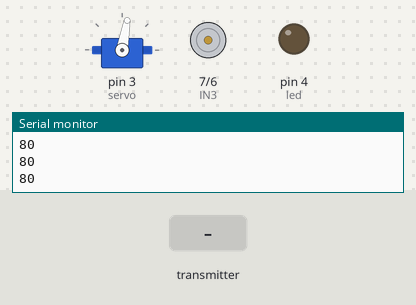
Recording of a sketch running on a simulated Arduino Uno, built with avr-gcc and run on an emulated ATmega328P. Parts: servo, motor-driver pin pairs drawn as motors (green arrow = first pin HIGH = forward, orange = second pin HIGH = backward, longer = more drive, scaled by the enable pin), output pins drawn as LEDs (lit = HIGH), the last lines printed to the serial monitor. The inputs (shaded band) are chosen by the test bench. No radio packets arrive unless stated.

Above: at 1.2 s.
1.3 s: the transmitter starts sending datos.0 = 0
At 1.9 s:
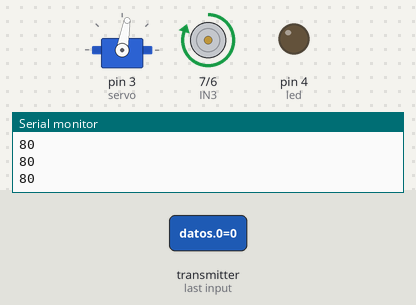
2.8 s: the transmitter starts sending datos.2 = 256
At 3.1 s:
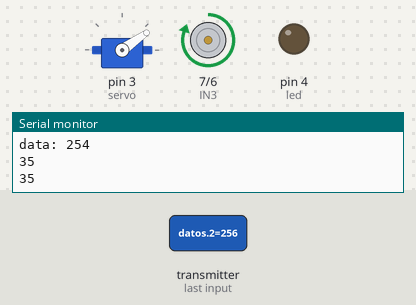
4.3 s: the transmitter starts sending datos.0 = 256
At 5.5 s:
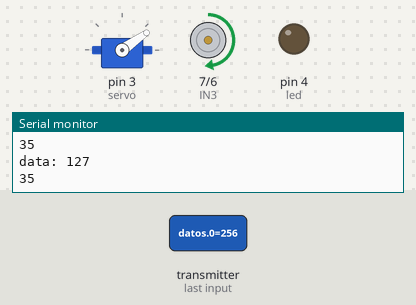
5.8 s: the transmitter starts sending datos.2 = 512
At 6.7 s:
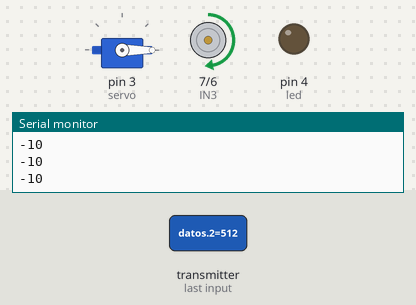
7.3 s: the transmitter starts sending datos.0 = 512
At 7.8 s:
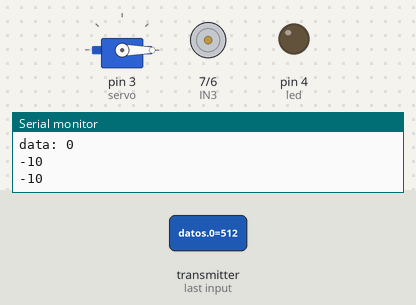
8.8 s: the transmitter starts sending datos.2 = 0
At 10.0 s:
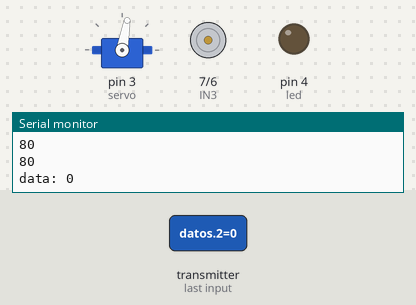
Timing chart, 0 to 11.3 s (numbered marks = the images above; inputs shaded):
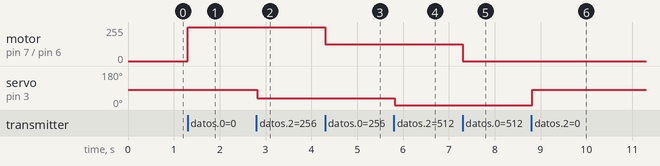

Measured:
- after the input at 1.3 s, motor on pin 7 (IN3) / pin 6 (IN4): stopped → forward 254/255 at once
- after the input at 2.8 s, servo on pin 3 (servo): 80° → 35° at once
- after the input at 4.3 s, motor on pin 7 (IN3) / pin 6 (IN4): forward 254/255 → forward 127/255 at once
- after the input at 5.8 s, servo on pin 3 (servo): 35° → 0° at once
- after the input at 7.3 s, motor on pin 7 (IN3) / pin 6 (IN4): forward 127/255 → stopped at once
- after the input at 8.8 s, servo on pin 3 (servo): 0° → 80° at once

The sketch:

resiver_nrf24l01_jostik_zad_pered_servo_led_car.ino
```cpp
#include <SPI.h>
#include <nRF24L01.h>
#include <RF24.h>
#include <Servo.h>
const uint64_t pipe = 0xE8E8F0F0E1LL;
#define CE_PIN 9
#define CSN_PIN 10

RF24 radio(CE_PIN, CSN_PIN);
int datos[3];
int ENB = 5;
int IN4 = 6;
int IN3 = 7;
int led = 4;
long time = 0;
long debounce = 300;
boolean ledOn = false;
boolean lastBut = HIGH;
Servo servo; //объявляем переменную servo типа Servo

void setup()
{
  radio.begin();
  Serial.begin(9600);
  radio.openReadingPipe(1, pipe);
  radio.startListening();
  pinMode(ENB, OUTPUT);
  pinMode(IN4, OUTPUT);
  pinMode(IN3, OUTPUT);
  pinMode(led, OUTPUT);
  int val_led = 0;
  servo.attach(3);
}

void loop() {
  uint8_t numero_canal;
  if ( radio.available() )
  {
    radio.read(datos, sizeof(datos));
 //   Serial.print("Analog = " );
 //   Serial.println(datos[0]);
    int val = datos[0];
    int val1;

    val1 = map(val, 0, 1023, 254, -254);

    if (val1 >= 0)
    {
      analogWrite(ENB, val1);
      digitalWrite(IN4, LOW);
      digitalWrite(IN3, HIGH);
    }
    else
    {
      val1 = abs(val1); //Инвертируем значение -1,-2,-3 и т.д

      analogWrite(ENB, val1);
      digitalWrite(IN4, HIGH);
      digitalWrite(IN3, LOW);
    }

   Serial.print("data: ");
    Serial.println(val1);
  }

  if (datos[1] == 0 && lastBut == HIGH && millis() - time > debounce) // Управление светодиодом
  {
    ledOn = !ledOn;
    lastBut = HIGH;
    time = millis();
  }
  else // Иначе,
  {
    lastBut = digitalRead(lastBut);

  }
  digitalWrite(led, ledOn);

  //int ledval = datos[1];
  //int leds=abs(ledval);
  //Serial.println(ledOn);
  //digitalWrite(led,leds);
  int val_x = datos[2];
  val_x = map(val_x, 0, 1023, 80, -100);
  //Serial.println(datos[2]);
  servo.attach(3);
  servo.write(val_x);
  Serial.println(val_x);
}
```
